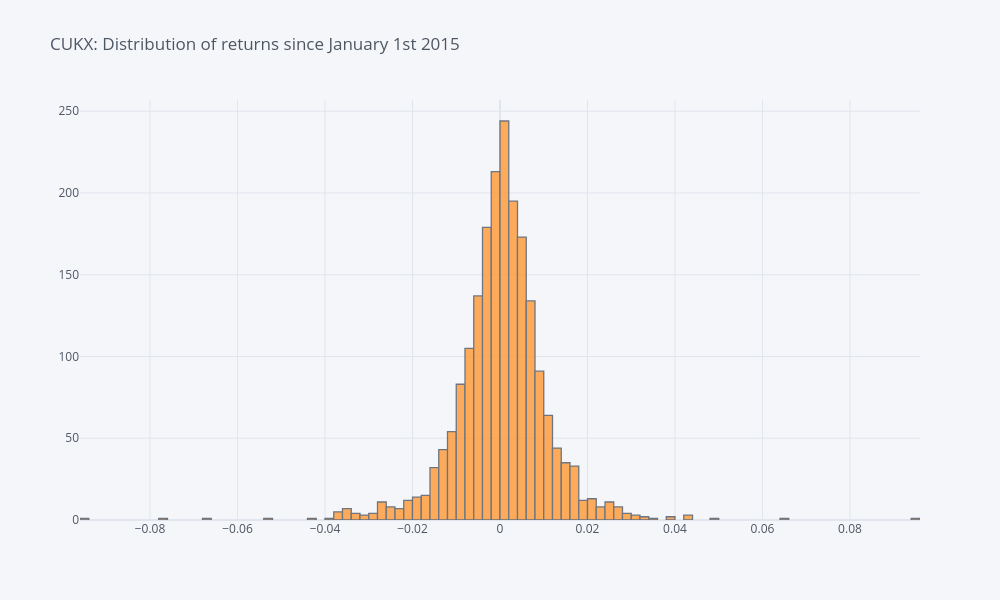

Write notebook code for a chart like this one.
### Code cell
df['Returns'].iplot(kind='histogram', title='CUKX: Distribution of returns since January 1st 2015')

### Figure 1 — Plotly figure (JSON) as saved in the notebook; plotly's stock layout.template omitted (floating-point values rounded to 4 significant figures; data arrays with more than 128 entries replaced by an {"elided": "..."} marker saying what was removed)
{"data": [{"histfunc": "count", "histnorm": "", "marker": {"color": "rgba(255, 153, 51, 1.0)", "line": {"color": "#4D5663", "width": 1.3}}, "name": "Returns", "opacity": 0.8, "orientation": "v", "type": "histogram", "x": {"elided": "2025 float values"}}], "layout": {"barmode": "overlay", "height": 600, "legend": {"bgcolor": "#F5F6F9", "font": {"color": "#4D5663"}}, "paper_bgcolor": "#F5F6F9", "plot_bgcolor": "#F5F6F9", "title": {"font": {"color": "#4D5663"}, "text": "CUKX: Distribution of returns since January 1st 2015"}, "width": 1000, "xaxis": {"gridcolor": "#E1E5ED", "showgrid": true, "tickfont": {"color": "#4D5663"}, "title": {"font": {"color": "#4D5663"}, "text": ""}, "zerolinecolor": "#E1E5ED"}, "yaxis": {"gridcolor": "#E1E5ED", "showgrid": true, "tickfont": {"color": "#4D5663"}, "title": {"font": {"color": "#4D5663"}, "text": ""}, "zerolinecolor": "#E1E5ED"}}}
